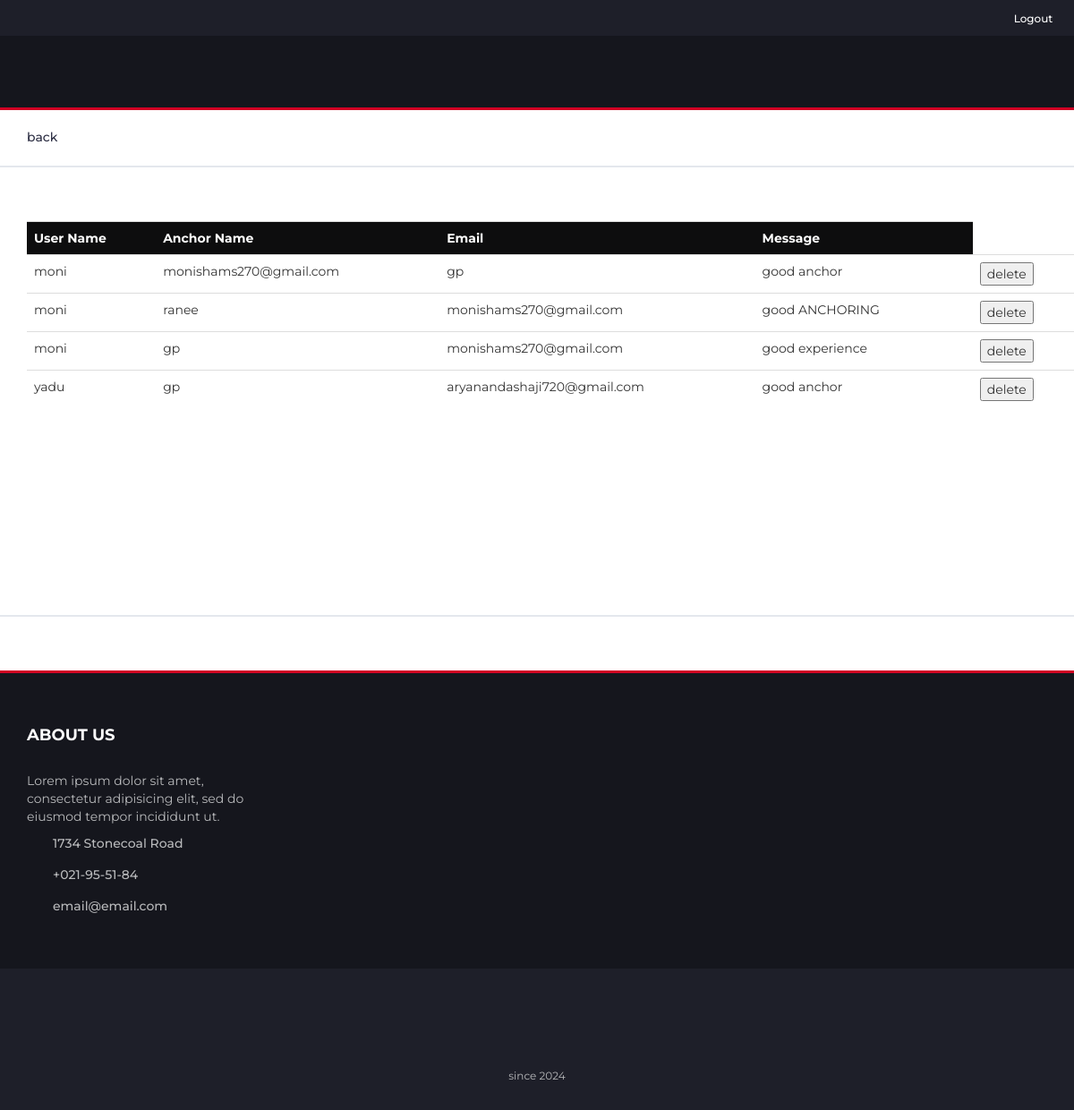
Screenshot of /ad_view_feedback with the database file from the repository.
### app/models.py (models this page shows, shortened)
class ufeed(models.Model):
    username = models.CharField(max_length=55)
    anchorname = models.CharField(max_length=555)
    email= models.EmailField()
    feed = models.CharField(max_length=55)

### app/views.py (the view)
# urls.py: path('ad_view_feedback',views.view_feedback),
def view_feedback(re):
    d=ufeed.objects.all()
    return render(re,'ad_view_feedback.html',{'r':d})

### template/ad_view_feedback.html (shortened to what this page needs)
<!DOCTYPE html>
<html lang="en">
	<head>
		{% load static %}
		<link type="text/css" rel="stylesheet" href="{% static 'css1/bootstrap.min.css'%}"/>
		<link type="text/css" rel="stylesheet" href="{% static 'css1/slick.css'%}"/>
		<link type="text/css" rel="stylesheet" href="{% static 'css1/slick-theme.css'%}"/>
		<link type="text/css" rel="stylesheet" href="{% static 'css1/nouislider.min.css'%}"/>
		<link rel="stylesheet" href="{% static 'css1/font-awesome.min.css'%}">
		<link type="text/css" rel="stylesheet" href="{% static 'css1/style.css'%}"/>
    </head>
	<body>
		<header>
			<div id="top-header">
				<ul class="header-links pull-right">
					<li><a href="registration"> </a></li>
					<li><a href="../logout"><i class="fa fa-sign-out"></i>Logout</a></li>
					<li><a href="join"> </a></li>
				</ul>
				<div class="container">
				</div>
			</div>
			<div id="header">
				<div class="container">
					<div class="row">
						<div class="col-md-3 clearfix">
						</div>
					</div>
				</div>
			</div>
		</header>
		<nav id="navigation">
			<div class="container">
				<div id="responsive-nav">
					<ul class="main-nav nav navbar-nav">
						<li><a href="ad_view_employe">back</a></li>
					</ul>
				</div>
			</div>
		</nav>
		<div class="section">
			<div class="container">
				<div class="section">
					<div class="container">
						<div class="row">
							<table class="table table-stripe">
								<tr style=" background-color: rgb(13, 13, 14); color: white;">
									<th> User Name</th>
									<th> Anchor Name</th>
									<th>Email</th>
									<th>Message</th>
									<th></th>
								</tr>
								{% for i in r%}
								<form action="feed_delete" method="POST">
								<tr>
									<td>{{i.username}}</td>
									<td>{{i.anchorname}}</td>
									<td>{{i.email}}</td>
									<td>{{i.feed}}</td>
									<td><input type="text" name="uname" value="{{i.username}}" hidden></td>
									<td><input type="submit" value="delete" onclick="return confirm('Are you Sure')"></td>
								</tr>
									</form>
								{% endfor %}
							</table>
						</div>
					</div>
				</div>
		</div>
		<div class="section">
			<div class="container">
				<div class="row">
					<div class="col-md-12">
									</div>
								</div>
							</div>
						</div>
					</div>
		<div class="section">
		</div>
		<div id="newsletter" class="section">
		</div>
		<footer id="footer">
			<div class="section">
				<div class="container">
					<div class="row">
						<div class="col-md-3 col-xs-6">
							<div class="footer">
								<h3 class="footer-title">About Us</h3>
								<p>Lorem ipsum dolor sit amet, consectetur adipisicing elit, sed do eiusmod tempor incididunt ut.</p>
								<ul class="footer-links">
									<li><a href="#"><i class="fa fa-map-marker"></i>1734 Stonecoal Road</a></li>
									<li><a href="#"><i class="fa fa-phone"></i>+021-95-51-84</a></li>
									<li><a href="#"><i class="fa fa-envelope-o"></i>email@email.com</a></li>
								</ul>
							</div>
						</div>
						</div>
					</div>
				</div>
			<div id="bottom-footer" class="section">
				<div class="container">
					<div class="row">
						<div class="col-md-12 text-center">
							<ul class="footer-payments">
								<li><a href="#"><i class="fa fa-cc-visa"></i></a></li>
								<li><a href="#"><i class="fa fa-credit-card"></i></a></li>
								<li><a href="#"><i class="fa fa-cc-paypal"></i></a></li>
								<li><a href="#"><i class="fa fa-cc-mastercard"></i></a></li>
								<li><a href="#"><i class="fa fa-cc-discover"></i></a></li>
								<li><a href="#"><i class="fa fa-cc-amex"></i></a></li>
							</ul>
							<span class="copyright">
								since 2024
							</span>
						</div>
					</div>
				</div>
			</div>
		</footer>
	</body>
</html>

### staticfile/css1/style.css (style rules this page uses)
body { font-family: 'Montserrat', sans-serif; font-weight: 400; color: #333; }
h1, h2, h3, h4, h5, h6 { color: #2B2D42; font-weight: 700; margin: 0 0 10px; }
a { color: #2B2D42; font-weight: 500; -webkit-transition: 0.2s color; transition: 0.2s color; }
ul, ol { margin: 0; padding: 0; list-style: none }
.section { padding-top: 30px; padding-bottom: 30px; }
#top-header { padding-top: 10px; padding-bottom: 10px; background-color: #1E1F29; }
.header-links li { display: inline-block; margin-right: 15px; font-size: 12px; }
.header-links li:last-child { margin-right: 0px; }
.header-links li a { color: #FFF; }
.header-links li i { color: #D10024; margin-right: 5px; }
#header { padding-top: 15px; padding-bottom: 15px; background-color: #15161D; }
#navigation { background: #FFF; border-bottom: 2px solid #E4E7ED; border-top: 3px solid #D10024; }
.main-nav>li>a { padding: 20px 0px; }
.main-nav>li>a:after { content: ""; display: block; width: 0%; height: 2px; background-color: #D10024; -webkit-transition: 0.2s all; transition: 0.2s all; }
#newsletter.section { border-top: 2px solid #E4E7ED; border-bottom: 3px solid #D10024; margin-top: 30px; }
#footer { background: #15161D; color: #B9BABC; }
#bottom-footer { background: #1E1F29; }
.footer { margin: 30px 0px; }
.footer .footer-title { color: #FFF; text-transform: uppercase; font-size: 18px; margin: 0px 0px 30px; }
.footer-links li+li { margin-top: 15px; }
.footer-links li a { color: #B9BABC; }
.footer-links li i { margin-right: 15px; color: #D10024; width: 14px; text-align: center; }
.copyright { margin-top: 30px; display: block; font-size: 12px; }
.footer-payments li { display: inline-block; margin-right: 5px; }
.footer-payments li a { color: #15161D; font-size: 36px; display: block; }

### rows the page displays
ufeed: username "moni", anchorname "monishams270@gmail.com", email "gp", feed "good anchor"
ufeed: username "moni", anchorname "ranee", email "monishams270@gmail.com", feed "good ANCHORING"
ufeed: username "moni", anchorname "gp", email "monishams270@gmail.com", feed "good experience"
ufeed: username "yadu", anchorname "gp", email "aryanandashaji720@gmail.com", feed "good anchor"
